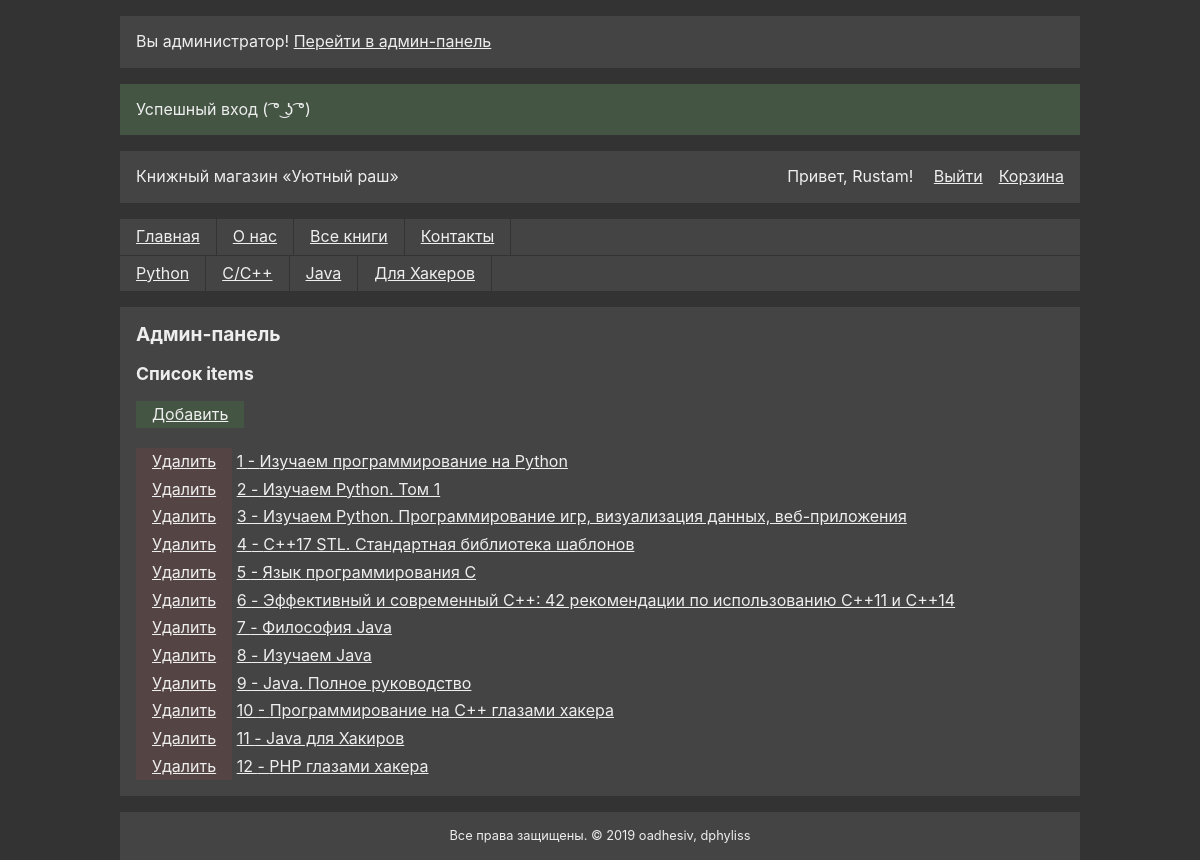
Page /admin.php?entity=items&action=list (signed in) on the committed database.
### tables this page shows
CREATE TABLE IF NOT EXISTS `category` (
  `id` int(11) NOT NULL AUTO_INCREMENT COMMENT 'ID',
  `short` varchar(16) NOT NULL COMMENT 'Ключ',
  `name` text DEFAULT NULL COMMENT 'Имя',
  `description` text DEFAULT NULL COMMENT 'Описание',
  `created_at` timestamp NOT NULL DEFAULT current_timestamp() COMMENT 'Дата создания',
  `updated_at` timestamp NOT NULL DEFAULT current_timestamp() COMMENT 'Дата изменения',
  `active` int(1) NOT NULL DEFAULT 0 COMMENT 'Статус',
  PRIMARY KEY (`id`),
  UNIQUE KEY `short` (`short`)
);

CREATE TABLE IF NOT EXISTS `items` (
  `id` int(11) NOT NULL AUTO_INCREMENT COMMENT 'ID',
  `short` varchar(16) NOT NULL COMMENT 'Ключ',
  `name` tinytext DEFAULT NULL COMMENT 'Название',
  `price` float DEFAULT 0 COMMENT 'Цена',
  `description` text DEFAULT NULL COMMENT 'Описание',
  `image` tinytext DEFAULT NULL COMMENT 'Ссылка на картинку',
  `created_at` timestamp NOT NULL DEFAULT current_timestamp() COMMENT 'Дата создания',
  `updated_at` timestamp NOT NULL DEFAULT current_timestamp() COMMENT 'Дата изменения',
  `active` int(1) NOT NULL DEFAULT 0 COMMENT 'Статус',
  PRIMARY KEY (`id`),
  UNIQUE KEY `short` (`short`)
);

### engine/admin.php (the view, shortened to what this page needs)
<?php
function admin_list($DB, $entity) {
  ?>
    <h2 class="page_title_small">Список <?=$entity?></h2>
    <a class="shop_item_basket add" href="/admin.php?entity=<?=$entity?>&action=add">Добавить</a><br><br>
  <?php
  $res = mysqli_query($DB, 'SELECT * FROM `' . $entity . '`');
  while ($row = mysqli_fetch_assoc($res)) {
  ?>
    <a class="shop_item_basket remove" href="/admin.php?entity=<?=$entity?>&action=remove&id=<?=$row['id']?>" onclick="return confirm('Вы уверены? Гораздо лучше просто отключить его показ на сайте.') ? true : false;">Удалить</a>
    <a href="/admin.php?entity=<?=$entity?>&action=edit&id=<?=$row['id']?>"><?=$row['id']?> - <?=$row['name']?></a><br>
  <?php
  }
}
  ?>

### pieces/header.php (shortened to what this page needs)
<?php
$url_category = url_get_category();
?>
<!DOCTYPE html>
<html>
<head>
<link rel="stylesheet" href="/static/style.css">
<link rel="stylesheet" href="/static/desktop.css" media="(min-width: 576px)">
</head>
<body>
<div id="container">
<header id="header">
  <div class="some_block" id="header_top">
    <div id="title">Книжный магазин «Уютный раш»</div>
    <a href="/index.php?action=view&page=basket">Корзина</a>
  </div>
  <navbar class="navigation">
    <a class="nav_link" href="/">Главная</a>
    <a class="nav_link" href="/index.php?action=view&page=about">О нас</a>
    <a class="nav_link" href="/index.php?action=category&category=all">Все книги</a>
    <a class="nav_link" href="/index.php?action=view&page=contacts">Контакты</a>
  </navbar>
  <navbar class="navigation">
    <?php
      $res = get_all($DB, 'category');
      if ($res) {
        while ($row = mysqli_fetch_assoc($res)) {
          $flag = $url_category == $row['short'] ? ' active' : '';
          ?><a class="nav_link<?=$flag?>" href="/index.php?action=category&category=<?=$row['short']?>"><?=$row['name']?></a><?php
        }
      }
    ?>
  </navbar>
</header>
<div class="some_block" id="main">

### static/style.css (style rules this page uses)
* { box-sizing: border-box; }
body { margin: 0; font-family: -apple-system,BlinkMacSystemFont,"Segoe UI",Roboto,"Helvetica Neue",Arial,"Noto Sans",sans-serif,"Apple Color Emoji","Segoe UI Emoji","Segoe UI Symbol","Noto Color Emoji"; background: #333; color: #eee; line-height: 1.231; }
a { color: #eee; text-decoration: underline; }
#container { max-width: 100%; margin: 0 auto; display: grid; grid-row-gap: 1rem; }
#header { display: grid; margin-top: 1rem; }
.some_block { background: #444; padding: 1rem; }
#header_top { display: grid; grid-row-gap: 1rem; }
.navigation { background: #444; display: grid; grid-auto-columns: min-content; grid-auto-flow: column; }
.navigation:first-of-type { margin-top: 1rem; border-bottom: 1px solid #333; }
.nav_link { padding: 0.5rem 1rem; border-right: 1px solid #333; white-space: nowrap; }
.page_title_small { font-size: 1.1rem; margin: 0 0 1rem 0; }
.shop_item_basket { display: inline-block; padding: 0.25rem 1rem; background: #444; }
.shop_item_basket.add { background: #454; }
.shop_item_basket.remove { background: #544; }

### static/desktop.css (style rules this page uses)
@media (min-width: 576px) { #container { max-width: 540px; } }
@media (min-width: 768px) { #container { max-width: 720px; } }
@media (min-width: 768px) { #header_top { grid-template-columns: 1fr min-content min-content; grid-column-gap: 1rem; } }
@media (min-width: 992px) { #container { max-width: 960px; } }

### rows in the picture
category: name "Python"
category: name "C/C++"
category: name "Java"
category: name "Для Хакеров"
items: id "1", name "Изучаем программирование на Python"
items: id "2", name "Изучаем Python. Том 1"
items: id "3", name "Изучаем Python. Программирование игр, визуализация данных, веб-приложения"
items: id "4", name "С++17 STL. Стандартная библиотека шаблонов"
items: id "5", name "Язык программирования C"
items: id "6", name "Эффективный и современный С++: 42 рекомендации по использованию C++11 и C++14"
items: id "7", name "Философия Java"
items: id "8", name "Изучаем Java"
items: id "9", name "Java. Полное руководство"
items: id "10", name "Программирование на С++ глазами хакера"
items: id "11", name "Java для Хакиров"
items: id "12", name "PHP глазами хакера"

### other values in the picture
$v['text'] "Успешный вход ( ͡° ͜ʖ ͡°)"
$_SESSION['user']['name'] "Rustam"
$entity "items"
